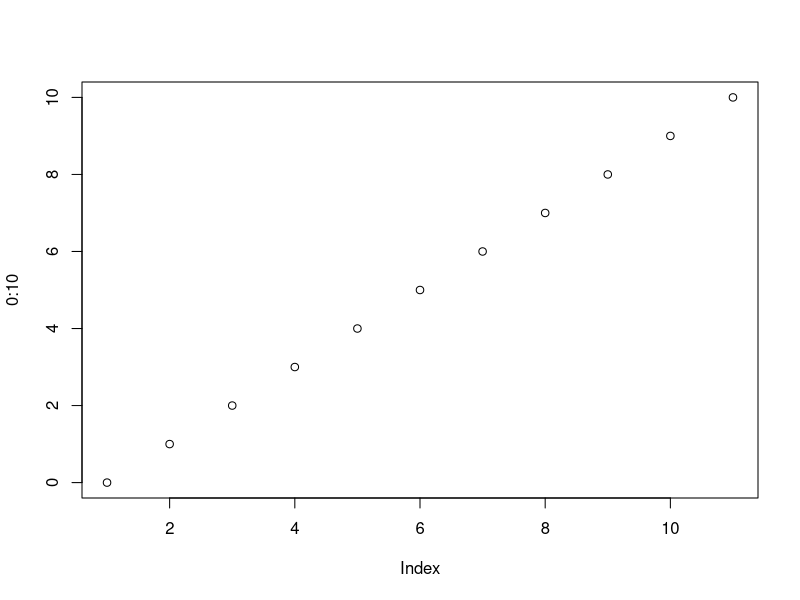

Here is the R script that generated this plot:
# Para hacer graficos se usa la funcion plot()

# esta funcion resibe los siguientes argumentos:
# x: un vector de valores para el eje x
# y: un vector de valores para el eje y
# type: un caracter que indica el tipo de grafico a realizar

# Para imprimir los puntos x = y de 1 a 10.
plot(0:10)
